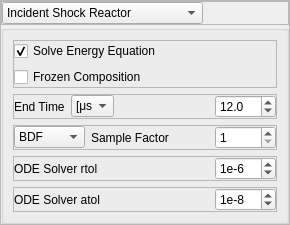
          <widget class="QFrame" name="frame_11">
           <property name="frameShape">
            <enum>QFrame::StyledPanel</enum>
           </property>
           <property name="frameShadow">
            <enum>QFrame::Raised</enum>
           </property>
           <layout class="QGridLayout" name="gridLayout_51">
            <property name="leftMargin">
             <number>0</number>
            </property>
            <property name="topMargin">
             <number>0</number>
            </property>
            <property name="rightMargin">
             <number>0</number>
            </property>
            <property name="bottomMargin">
             <number>0</number>
            </property>
            <property name="verticalSpacing">
             <number>0</number>
            </property>
            <item row="0" column="0">
             <widget class="QFrame" name="frame_27">
              <property name="frameShape">
               <enum>QFrame::StyledPanel</enum>
              </property>
              <property name="frameShadow">
               <enum>QFrame::Raised</enum>
              </property>
              <layout class="QGridLayout" name="gridLayout_52">
               <property name="leftMargin">
                <number>0</number>
               </property>
               <property name="topMargin">
                <number>0</number>
               </property>
               <property name="rightMargin">
                <number>0</number>
               </property>
               <property name="bottomMargin">
                <number>0</number>
               </property>
               <item row="0" column="1">
                <spacer name="horizontalSpacer_32">
                 <property name="orientation">
                  <enum>Qt::Horizontal</enum>
                 </property>
                 <property name="sizeHint" stdset="0">
                  <size>
                   <width>40</width>
                   <height>20</height>
                  </size>
                 </property>
                </spacer>
               </item>
               <item row="0" column="0">
                <widget class="QComboBox" name="reactor_select_box">
                 <item>
                  <property name="text">
                   <string>Incident Shock Reactor</string>
                  </property>
                 </item>
                 <item>
                  <property name="text">
                   <string>0d Reactor - Constant Volume</string>
                  </property>
                 </item>
                 <item>
                  <property name="text">
                   <string>0d Reactor - Constant Pressure</string>
                  </property>
                 </item>
                </widget>
               </item>
              </layout>
             </widget>
            </item>
            <item row="1" column="0">
             <widget class="QGroupBox" name="groupBox_13">
              <property name="title">
               <string/>
              </property>
              <layout class="QGridLayout" name="gridLayout_26">
               <item row="0" column="0">
                <widget class="QFrame" name="zero_d_choice_frame">
                 <property name="frameShape">
                  <enum>QFrame::StyledPanel</enum>
                 </property>
                 <property name="frameShadow">
                  <enum>QFrame::Raised</enum>
                 </property>
                 <layout class="QGridLayout" name="gridLayout_50">
                  <property name="leftMargin">
                   <number>0</number>
                  </property>
                  <property name="topMargin">
                   <number>0</number>
                  </property>
                  <property name="rightMargin">
                   <number>0</number>
                  </property>
                  <property name="bottomMargin">
                   <number>0</number>
                  </property>
                  <item row="0" column="0">
                   <widget class="QCheckBox" name="solve_energy_box">
                    <property name="toolTip">
                     <string>&lt;html&gt;&lt;head/&gt;&lt;body&gt;&lt;p&gt;If not solved, temperature is held constant&lt;/p&gt;&lt;/body&gt;&lt;/html&gt;</string>
                    </property>
                    <property name="text">
                     <string>Solve Energy Equation</string>
                    </property>
                    <property name="checked">
                     <bool>true</bool>
                    </property>
                   </widget>
                  </item>
                  <item row="1" column="0">
                   <widget class="QCheckBox" name="frozen_comp_box">
                    <property name="text">
                     <string>Frozen Composition</string>
                    </property>
                   </widget>
                  </item>
                 </layout>
                </widget>
               </item>
               <item row="4" column="0">
                <widget class="QFrame" name="frame_15">
                 <property name="frameShape">
                  <enum>QFrame::StyledPanel</enum>
                 </property>
                 <property name="frameShadow">
                  <enum>QFrame::Raised</enum>
                 </property>
                 <layout class="QGridLayout" name="gridLayout_37">
                  <property name="leftMargin">
                   <number>0</number>
                  </property>
                  <property name="topMargin">
                   <number>0</number>
                  </property>
                  <property name="rightMargin">
                   <number>0</number>
                  </property>
                  <property name="bottomMargin">
                   <number>0</number>
                  </property>
                  <item row="0" column="1">
                   <spacer name="horizontalSpacer_19">
                    <property name="orientation">
                     <enum>Qt::Horizontal</enum>
                    </property>
                    <property name="sizeHint" stdset="0">
                     <size>
                      <width>40</width>
                      <height>20</height>
                     </size>
                    </property>
                   </spacer>
                  </item>
                  <item row="0" column="2">
                   <widget class="QSpinBox" name="ODE_atol_box">
                    <property name="minimumSize">
                     <size>
                      <width>61</width>
                      <height>0</height>
                     </size>
                    </property>
                    <property name="accelerated">
                     <bool>true</bool>
                    </property>
                    <property name="correctionMode">
                     <enum>QAbstractSpinBox::CorrectToNearestValue</enum>
                    </property>
                    <property name="keyboardTracking">
                     <bool>false</bool>
                    </property>
                    <property name="prefix">
                     <string>1e</string>
                    </property>
                    <property name="minimum">
                     <number>-16</number>
                    </property>
                    <property name="maximum">
                     <number>-4</number>
                    </property>
                    <property name="value">
                     <number>-8</number>
                    </property>
                   </widget>
                  </item>
                  <item row="0" column="0">
                   <widget class="QLabel" name="label_22">
                    <property name="text">
                     <string>ODE Solver atol</string>
                    </property>
                   </widget>
                  </item>
                 </layout>
                </widget>
               </item>
               <item row="2" column="0">
                <widget class="QFrame" name="solver_frame">
                 <property name="frameShape">
                  <enum>QFrame::StyledPanel</enum>
                 </property>
                 <property name="frameShadow">
                  <enum>QFrame::Raised</enum>
                 </property>
                 <layout class="QGridLayout" name="gridLayout_29">
                  <property name="leftMargin">
                   <number>0</number>
                  </property>
                  <property name="topMargin">
                   <number>0</number>
                  </property>
                  <property name="rightMargin">
                   <number>0</number>
                  </property>
                  <property name="bottomMargin">
                   <number>0</number>
                  </property>
                  <item row="0" column="1">
                   <widget class="QLabel" name="label_30">
                    <property name="text">
                     <string>Sample Factor</string>
                    </property>
                   </widget>
                  </item>
                  <item row="0" column="0">
                   <widget class="QComboBox" name="ODE_solver_box">
                    <property name="toolTip">
                     <string>&lt;html&gt;&lt;head/&gt;&lt;body&gt;&lt;p&gt;ODE Solver&lt;/p&gt;&lt;/body&gt;&lt;/html&gt;</string>
                    </property>
                    <property name="currentIndex">
                     <number>0</number>
                    </property>
                    <item>
                     <property name="text">
                      <string>BDF</string>
                     </property>
                    </item>
                    <item>
                     <property name="text">
                      <string>Radau</string>
                     </property>
                    </item>
                    <item>
                     <property name="text">
                      <string>LSODA</string>
                     </property>
                    </item>
                   </widget>
                  </item>
                  <item row="0" column="2">
                   <spacer name="horizontalSpacer_14">
                    <property name="orientation">
                     <enum>Qt::Horizontal</enum>
                    </property>
                    <property name="sizeHint" stdset="0">
                     <size>
                      <width>40</width>
                      <height>20</height>
                     </size>
                    </property>
                   </spacer>
                  </item>
                  <item row="0" column="3">
                   <widget class="QSpinBox" name="sim_interp_factor_box">
                    <property name="sizePolicy">
                     <sizepolicy hsizetype="Preferred" vsizetype="Fixed">
                      <horstretch>0</horstretch>
                      <verstretch>0</verstretch>
                     </sizepolicy>
                    </property>
                    <property name="minimumSize">
                     <size>
                      <width>61</width>
                      <height>0</height>
                     </size>
                    </property>
                    <property name="maximumSize">
                     <size>
                      <width>61</width>
                      <height>16777215</height>
                     </size>
                    </property>
                    <property name="accelerated">
                     <bool>true</bool>
                    </property>
                    <property name="correctionMode">
                     <enum>QAbstractSpinBox::CorrectToNearestValue</enum>
                    </property>
                    <property name="keyboardTracking">
                     <bool>false</bool>
                    </property>
                    <property name="minimum">
                     <number>1</number>
                    </property>
                    <property name="maximum">
                     <number>10000</number>
                    </property>
                    <property name="value">
                     <number>1</number>
                    </property>
                   </widget>
                  </item>
                 </layout>
                </widget>
               </item>
               <item row="3" column="0">
                <widget class="QFrame" name="frame_14">
                 <property name="frameShape">
                  <enum>QFrame::StyledPanel</enum>
                 </property>
                 <property name="frameShadow">
                  <enum>QFrame::Raised</enum>
                 </property>
                 <layout class="QGridLayout" name="gridLayout_36">
                  <property name="leftMargin">
                   <number>0</number>
                  </property>
                  <property name="topMargin">
                   <number>0</number>
                  </property>
                  <property name="rightMargin">
                   <number>0</number>
                  </property>
                  <property name="bottomMargin">
                   <number>0</number>
                  </property>
                  <item row="0" column="0">
                   <widget class="QLabel" name="label_16">
                    <property name="text">
                     <string>ODE Solver rtol</string>
                    </property>
                   </widget>
                  </item>
                  <item row="0" column="1">
                   <spacer name="horizontalSpacer_18">
                    <property name="orientation">
                     <enum>Qt::Horizontal</enum>
                    </property>
                    <property name="sizeHint" stdset="0">
                     <size>
                      <width>40</width>
                      <height>20</height>
                     </size>
                    </property>
                   </spacer>
                  </item>
                  <item row="0" column="2">
                   <widget class="QSpinBox" name="ODE_rtol_box">
                    <property name="minimumSize">
                     <size>
                      <width>61</width>
                      <height>0</height>
                     </size>
                    </property>
                    <property name="accelerated">
                     <bool>true</bool>
                    </property>
                    <property name="correctionMode">
                     <enum>QAbstractSpinBox::CorrectToNearestValue</enum>
                    </property>
                    <property name="keyboardTracking">
                     <bool>false</bool>
                    </property>
                    <property name="prefix">
                     <string>1e</string>
                    </property>
                    <property name="minimum">
                     <number>-14</number>
                    </property>
                    <property name="maximum">
                     <number>-2</number>
                    </property>
                    <property name="value">
                     <number>-6</number>
                    </property>
                   </widget>
                  </item>
                 </layout>
                </widget>
               </item>
               <item row="1" column="0">
                <widget class="QFrame" name="frame_10">
                 <property name="frameShape">
                  <enum>QFrame::StyledPanel</enum>
                 </property>
                 <property name="frameShadow">
                  <enum>QFrame::Raised</enum>
                 </property>
                 <layout class="QGridLayout" name="gridLayout_28">
                  <property name="leftMargin">
                   <number>0</number>
                  </property>
                  <property name="topMargin">
                   <number>0</number>
                  </property>
                  <property name="rightMargin">
                   <number>0</number>
                  </property>
                  <property name="bottomMargin">
                   <number>0</number>
                  </property>
                  <item row="0" column="0">
                   <widget class="QLabel" name="label_26">
                    <property name="sizePolicy">
                     <sizepolicy hsizetype="Fixed" vsizetype="Preferred">
                      <horstretch>0</horstretch>
                      <verstretch>0</verstretch>
                     </sizepolicy>
                    </property>
                    <property name="text">
                     <string>End Time</string>
                    </property>
                   </widget>
                  </item>
                  <item row="0" column="1">
                   <widget class="QComboBox" name="end_time_units_box">
                    <property name="sizePolicy">
                     <sizepolicy hsizetype="Fixed" vsizetype="Fixed">
                      <horstretch>0</horstretch>
                      <verstretch>0</verstretch>
                     </sizepolicy>
                    </property>
                    <property name="maximumSize">
                     <size>
                      <width>43</width>
                      <height>16777215</height>
                     </size>
                    </property>
                    <item>
                     <property name="text">
                      <string>[μs]</string>
                     </property>
                    </item>
                    <item>
                     <property name="text">
                      <string>[ms]</string>
                     </property>
                    </item>
                    <item>
                     <property name="text">
                      <string>[s]</string>
                     </property>
                    </item>
                   </widget>
                  </item>
                  <item row="0" column="2">
                   <spacer name="horizontalSpacer_9">
                    <property name="orientation">
                     <enum>Qt::Horizontal</enum>
                    </property>
                    <property name="sizeHint" stdset="0">
                     <size>
                      <width>40</width>
                      <height>20</height>
                     </size>
                    </property>
                   </spacer>
                  </item>
                  <item row="0" column="3">
                   <widget class="QDoubleSpinBox" name="end_time_value_box">
                    <property name="sizePolicy">
                     <sizepolicy hsizetype="Minimum" vsizetype="Fixed">
                      <horstretch>0</horstretch>
                      <verstretch>0</verstretch>
                     </sizepolicy>
                    </property>
                    <property name="minimumSize">
                     <size>
                      <width>61</width>
                      <height>0</height>
                     </size>
                    </property>
                    <property name="maximumSize">
                     <size>
                      <width>61</width>
                      <height>16777215</height>
                     </size>
                    </property>
                    <property name="accelerated">
                     <bool>true</bool>
                    </property>
                    <property name="correctionMode">
                     <enum>QAbstractSpinBox::CorrectToNearestValue</enum>
                    </property>
                    <property name="keyboardTracking">
                     <bool>false</bool>
                    </property>
                    <property name="decimals">
                     <number>1</number>
                    </property>
                    <property name="minimum">
                     <double>0.100000000000000</double>
                    </property>
                    <property name="maximum">
                     <double>999.000000000000000</double>
                    </property>
                    <property name="singleStep">
                     <double>0.200000000000000</double>
                    </property>
                    <property name="value">
                     <double>12.000000000000000</double>
                    </property>
                   </widget>
                  </item>
                 </layout>
                </widget>
               </item>
              </layout>
             </widget>
            </item>
           </layout>
          </widget>
